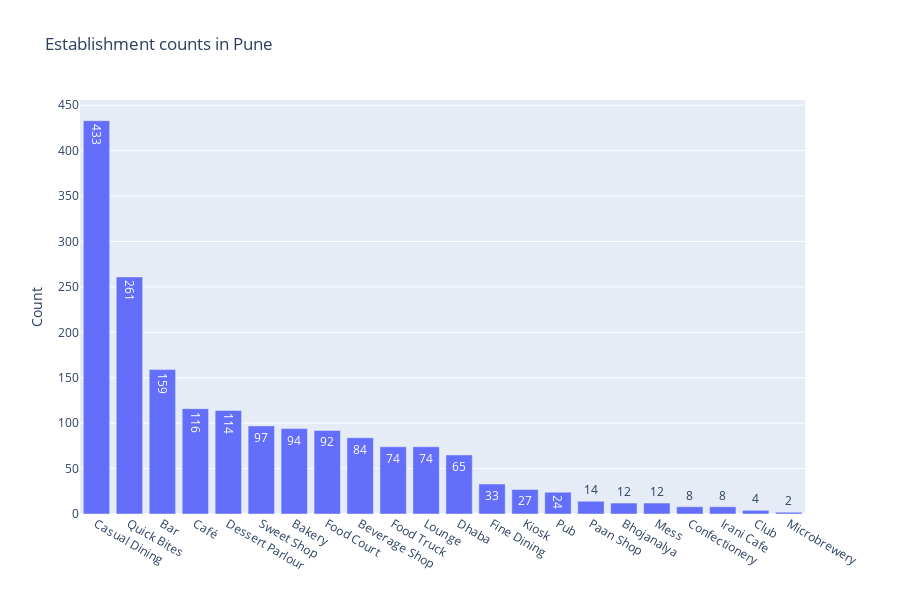

Source (notebook cell):
### Markdown cell above
### Establishments

### Code cell
px.bar(pune_data.establishment.value_counts().reset_index(),x='index', y='establishment', text = 'establishment',
      labels = {'index': '', 'establishment': 'Count'}, title = 'Establishment counts in Pune')

### Figure 1 — Plotly figure (JSON) as saved in the notebook; plotly's stock layout.template omitted (floating-point values rounded to 4 significant figures)
{"data": [{"alignmentgroup": "True", "hoverlabel": {"namelength": 0}, "hovertemplate": "=%{x}<br>Count=%{text}", "legendgroup": "", "marker": {"color": "#636efa"}, "name": "", "offsetgroup": "", "orientation": "v", "showlegend": false, "text": [433, 261, 159, 116, 114, 97, 94, 92, 84, 74, 74, 65, 33, 27, 24, 14, 12, 12, 8, 8, 4, 2], "textposition": "auto", "type": "bar", "x": ["Casual Dining", "Quick Bites", "Bar", "Café", "Dessert Parlour", "Sweet Shop", "Bakery", "Food Court", "Beverage Shop", "Food Truck", "Lounge", "Dhaba", "Fine Dining", "Kiosk", "Pub", "Paan Shop", "Bhojanalya", "Mess", "Confectionery", "Irani Cafe", "Club", "Microbrewery"], "xaxis": "x", "y": [433, 261, 159, 116, 114, 97, 94, 92, 84, 74, 74, 65, 33, 27, 24, 14, 12, 12, 8, 8, 4, 2], "yaxis": "y"}], "layout": {"barmode": "relative", "height": 600, "legend": {"tracegroupgap": 0}, "title": {"text": "Establishment counts in Pune"}, "xaxis": {"anchor": "y", "domain": [0, 0.98], "title": {"text": ""}}, "yaxis": {"anchor": "x", "domain": [0, 1], "title": {"text": "Count"}}}}
